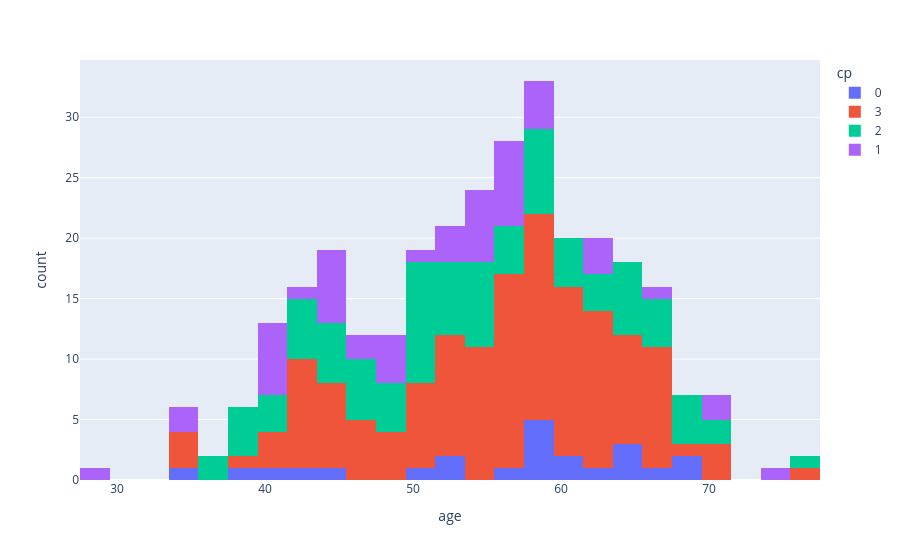

Notebook source saved alongside this figure:
### Code cell
fig = px.histogram(data_frame=df, x='age', color='cp')
fig.show()

### Figure 1 — Plotly figure (JSON) as saved in the notebook; plotly's stock layout.template omitted (floating-point values rounded to 4 significant figures; data arrays with more than 128 entries replaced by an {"elided": "..."} marker saying what was removed)
{"data": [{"bingroup": "x", "hovertemplate": "cp=0<br>age=%{x}<br>count=%{y}<extra></extra>", "legendgroup": "0", "marker": {"color": "#636efa", "pattern": {"shape": ""}}, "name": "0", "orientation": "v", "showlegend": true, "type": "histogram", "x": [63, 64, 58, 66, 69, 40, 51, 34, 52, 65, 59, 52, 42, 59, 69, 59, 38, 56, 61, 60, 59, 64, 45], "xaxis": "x", "yaxis": "y"}, {"bingroup": "x", "hovertemplate": "cp=3<br>age=%{x}<br>count=%{y}<extra></extra>", "legendgroup": "3", "marker": {"color": "#EF553B", "pattern": {"shape": ""}}, "name": "3", "orientation": "v", "showlegend": true, "type": "histogram", "x": {"elided": "144 int values"}, "xaxis": "x", "yaxis": "y"}, {"bingroup": "x", "hovertemplate": "cp=2<br>age=%{x}<br>count=%{y}<extra></extra>", "legendgroup": "2", "marker": {"color": "#00cc96", "pattern": {"shape": ""}}, "name": "2", "orientation": "v", "showlegend": true, "type": "histogram", "x": [37, 56, 52, 57, 48, 58, 50, 58, 64, 44, 61, 59, 58, 51, 65, 53, 50, 54, 46, 54, 60, 54, 46, 65, 65, 51, 39, 68, 44, 47, 53, 51, 62, 44, 63, 71, 49, 57, 62, 58, 51, 54, 51, 43, 51, 64, 58, 47, 41, 60, 67, 68, 54, 48, 52, 70, 43, 53, 42, 69, 50, 68, 57, 64, 37, 41, 41, 54, 39, 67, 52, 49, 54, 60, 51, 42, 76, 44, 44, 59, 42, 66, 39, 47, 67, 38], "xaxis": "x", "yaxis": "y"}, {"bingroup": "x", "hovertemplate": "cp=1<br>age=%{x}<br>count=%{y}<extra></extra>", "legendgroup": "1", "marker": {"color": "#ab63fa", "pattern": {"shape": ""}}, "name": "1", "orientation": "v", "showlegend": true, "type": "histogram", "x": [41, 56, 56, 44, 48, 49, 58, 71, 41, 44, 48, 52, 52, 54, 41, 45, 44, 29, 55, 62, 59, 52, 45, 46, 54, 45, 63, 66, 54, 50, 55, 46, 34, 74, 49, 42, 41, 41, 62, 70, 57, 58, 57, 35, 58, 56, 56, 55, 41, 57], "xaxis": "x", "yaxis": "y"}], "layout": {"barmode": "relative", "legend": {"title": {"text": "cp"}, "tracegroupgap": 0}, "margin": {"t": 60}, "xaxis": {"anchor": "y", "domain": [0, 1], "title": {"text": "age"}}, "yaxis": {"anchor": "x", "domain": [0, 1], "title": {"text": "count"}}}}
